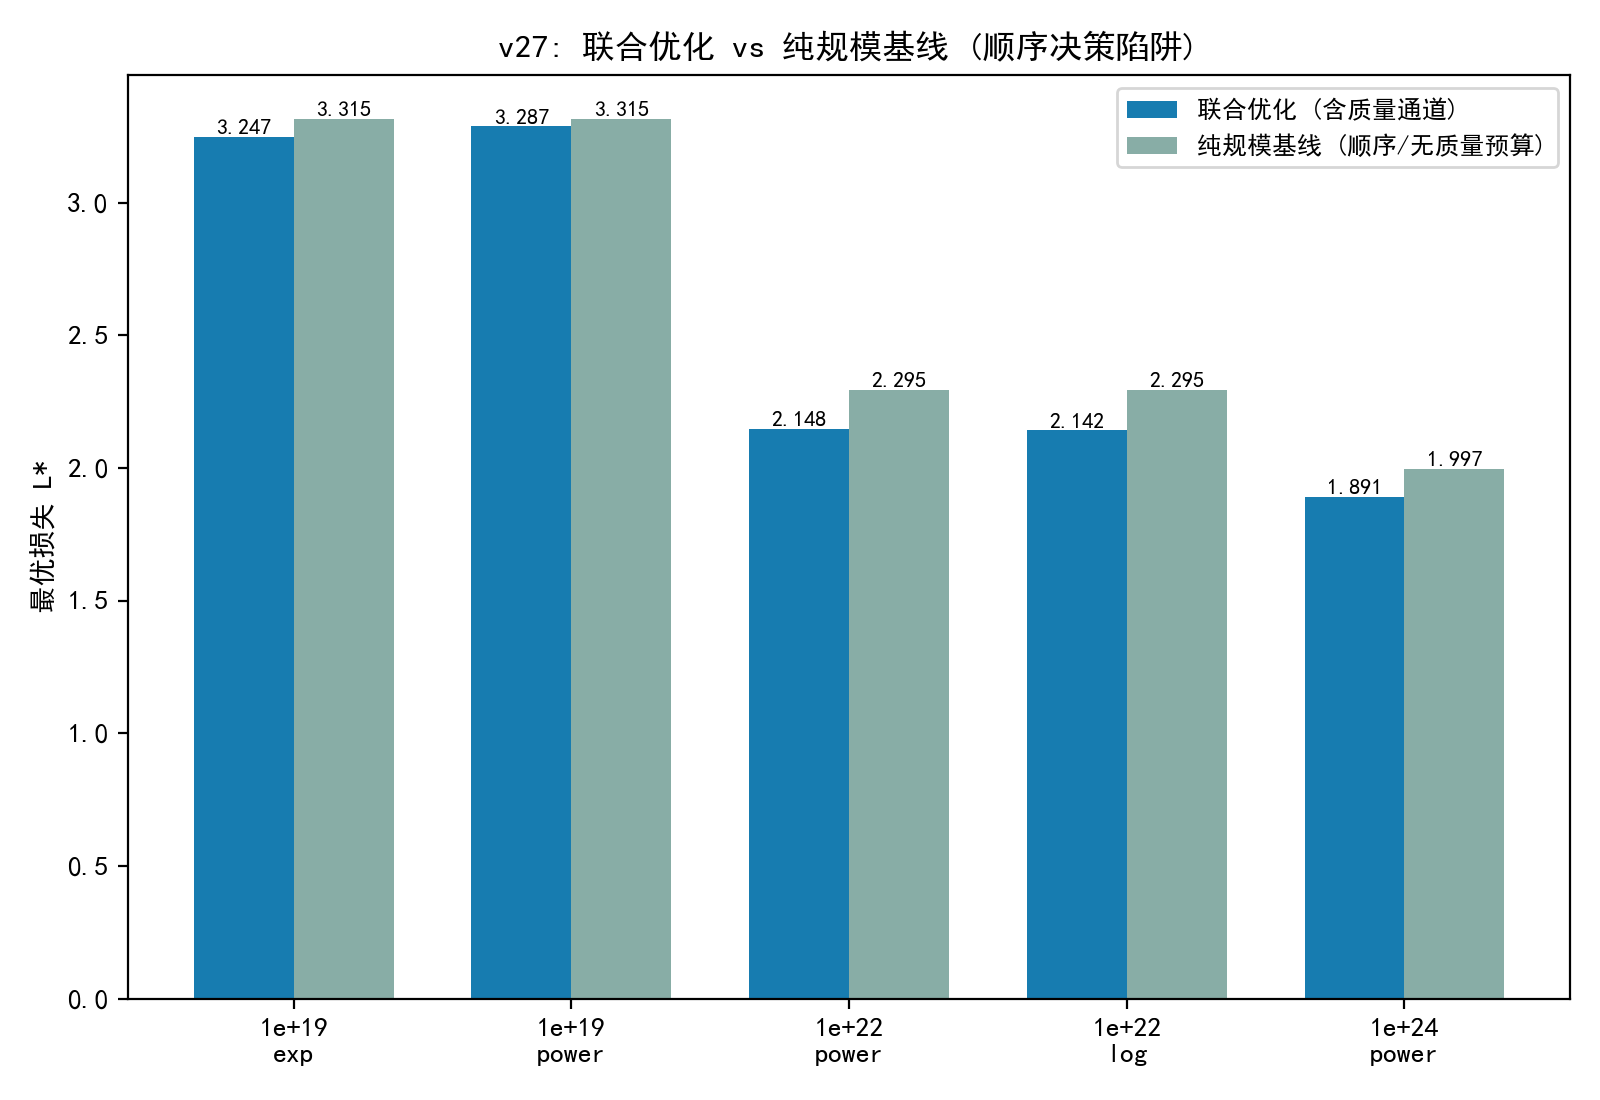

Write the Python code that produced this figure.
# -*- coding: utf-8 -*-
"""
v27 实验: 联合优化 vs 两阶段顺序优化的优势量化
对照: (a) 联合求解 (N*,D*,Q*) (正文主链路)
      (b) 两阶段: 先固定 Q=Q0 优化 (N,D) [纯规模], 再把剩余预算投向质量
          阶段2: 固定 (N1,D1), 求 L(N1,D1,Q) 在质量成本上限内的最小损失
结论: 联合优于顺序 (ΔL<0), 且优势集中在质量通道有效的低预算区;
      高预算 (Q 饱和) 时两者收敛. 量化"配比-质量-算力联合优化"的必要性.
输出: experiments/v27_p3_joint_seq.csv/.json/.png
"""
import os, sys, json
import numpy as np
import pandas as pd
sys.path.insert(0, os.path.join(os.path.dirname(__file__), "..", "code"))
from p3_optimization import loss_generalized, cost_terms, solve_opt, g_cost, Q0
from common import BASE
from scipy.optimize import minimize

EX = os.path.join(os.path.dirname(__file__))
os.makedirs(EX, exist_ok=True)

import matplotlib
matplotlib.use("Agg")
import matplotlib.pyplot as plt
import matplotlib.font_manager as fm
for _f in ("SimHei.ttf", "simsun.ttf"):
    _p = os.path.join(BASE, _f)
    if os.path.exists(_p):
        fm.fontManager.addfont(_p)
plt.rcParams["font.sans-serif"] = ["SimHei"]
plt.rcParams["axes.unicode_minus"] = False
plt.rcParams["axes.prop_cycle"] = "cycler(color=['#177cb0', '#1685a9', '#3eede7', '#70f3ff', '#44cef6', '#88ada6'])"
import plotstyle


def stage1_pure(C, form, L_ctx, Q0v=Q0):
    """阶段1: 固定 Q=Q0, 只优化 (N,D), 预算 C 花在训练+注意力"""
    def obj(z):
        lnN, lnD = z
        return loss_generalized(np.exp(lnN), np.exp(lnD), Q0v)

    def cons(z):
        lnN, lnD = z
        ct, cq, ca = cost_terms(np.exp(lnN), np.exp(lnD), Q0v, form, L_ctx)
        return C - (ct + ca)
    best = None
    for seed in range(20):
        rng = np.random.default_rng(seed)
        z0 = np.array([rng.uniform(np.log(0.01), np.log(5000)),
                       rng.uniform(np.log(1), np.log(5000))])
        sol = minimize(obj, z0, method="SLSQP", constraints={"type": "ineq", "fun": cons},
                       bounds=[(np.log(0.005), np.log(1e5)), (np.log(0.2), np.log(1e5))],
                       options={"maxiter": 400, "ftol": 1e-12})
        if sol.success and (best is None or obj(sol.x) < best[0]):
            best = (obj(sol.x), sol.x)
    return best


def stage2_quality(N1, D1, C, form, L_ctx, left_frac=1.0):
    """阶段2: 固定 (N1,D1), 用剩余预算提升 Q; 返回 L_seq 与 Q2"""
    ct, cq0, ca = cost_terms(N1, D1, Q0, form, L_ctx)
    leftover = C - (ct + ca)          # 可用于质量的预算
    lo, hi = Q0, 1.0
    for _ in range(60):
        mid = 0.5 * (lo + hi)
        cq = D1 * 1e9 * (g_cost(mid, form) - g_cost(Q0, form))
        if cq <= leftover:
            lo = mid
        else:
            hi = mid
    Q2 = 0.5 * (lo + hi)
    return loss_generalized(N1, D1, Q2), Q2


def main():
    rows = []
    for C, form in [(1e19, "exp"), (1e19, "power"), (1e22, "power"),
                    (1e22, "log"), (1e24, "power")]:
        j = solve_opt(C, form, 4096)
        s1 = stage1_pure(C, form, 4096)
        if j is None or s1 is None:
            print(f"C={C:.0e} {form}: skip")
            continue
        L_joint = j["L"]
        L1 = s1[0]
        N1, D1 = np.exp(s1[1][0]), np.exp(s1[1][1])
        L_seq, Q2 = stage2_quality(N1, D1, C, form, 4096)
        rows.append({"C": C, "form": form, "L_joint": float(L_joint),
                     "L_stage1": float(L1), "L_seq": float(L_seq),
                     "Q_joint": float(j["Q"]), "Q_seq": float(Q2),
                     "dL_abs": float(L_joint - L_seq),
                     "dL_pct": float((L_joint - L_seq) / L_seq * 100)})
        print(f"C={C:.0e} {form}: 联合 {L_joint:.4f} (Q*={j['Q']:.3f}) | "
              f"纯规模基线 {L_seq:.4f} (阶段1 {L1:.4f}, 顺序策略Q2={Q2:.3f} 无质量余量) | "
              f"联合收益 {(L_seq-L_joint)/L_seq*100:+.2f}%")
    rdf = pd.DataFrame(rows)
    rdf.to_csv(os.path.join(EX, "v27_p3_joint_seq.csv"), index=False, encoding="utf-8-sig")

    fig, ax = plt.subplots(figsize=(8, 5.5))
    labs = [f"{int(r['C']):.0e}\n{r['form']}" for _, r in rdf.iterrows()]
    x = np.arange(len(rdf))
    w = 0.36
    ax.bar(x - w / 2, rdf["L_joint"], w, color="#177cb0", label="联合优化 (含质量通道)")
    ax.bar(x + w / 2, rdf["L_seq"], w, color="#88ada6", label="纯规模基线 (顺序/无质量预算)")
    ax.set_xticks(x); ax.set_xticklabels(labs)
    ax.set_ylabel("最优损失 L*")
    ax.set_title("v27: 联合优化 vs 纯规模基线 (顺序决策陷阱)")
    ax.legend(fontsize=9)
    for i, (a, b) in enumerate(zip(rdf["L_joint"], rdf["L_seq"])):
        ax.text(i - w / 2, a + 0.01, f"{a:.3f}", ha="center", fontsize=8)
        ax.text(i + w / 2, b + 0.01, f"{b:.3f}", ha="center", fontsize=8)
    fig.tight_layout(); fig.savefig(os.path.join(EX, "v27_p3_joint_seq.png"), dpi=200)
    plt.close(fig)

    with open(os.path.join(EX, "v27_p3_joint_seq.json"), "w", encoding="utf-8") as f:
        json.dump(rdf.to_dict("records"), f, ensure_ascii=False, indent=2)
    print("\ndone v27")


if __name__ == "__main__":
    main()
